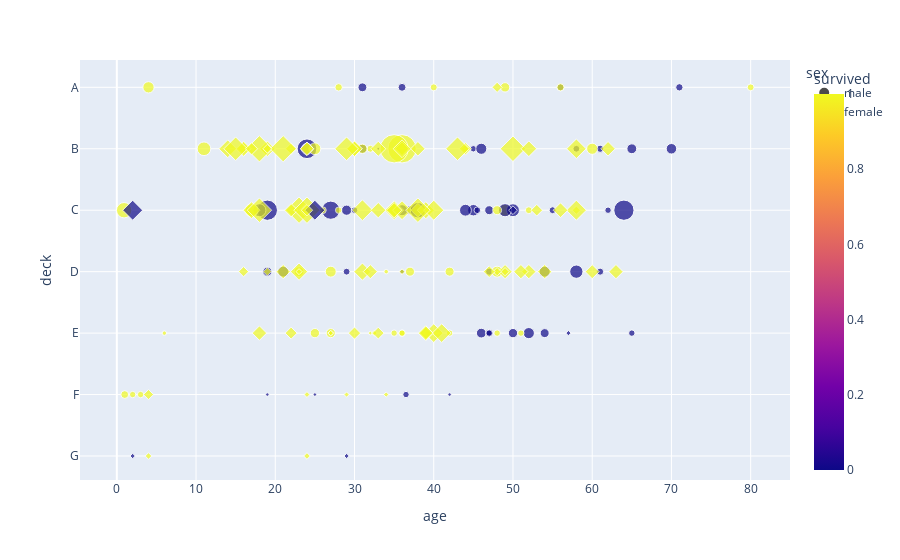

Notebook source saved alongside this figure:
### Markdown cell above
## Terza Parte
### Realizziamo un grafico scatter interattivo tramite plotly.express dove avremo:
* l'età sull'asse x e il ponte sull'asse y
* il colore rispetto a se la persona è sopravvissuta o meno
* la dimensione del marker rispetto alla tariffa
* il simbolo (tramite il parametro symbol=) rispetto alla colonna sex.
* riordiniamo l'asse y in modo che rispetti la disposizione dei ponti, mediante il parametro category_orders={"deck": list("ABCDEFG")}
### Che conclusioni possiamo trarne?

### Code cell
px.scatter(data_frame=titanic, x="age", y="deck", color="survived", size="fare", symbol="sex", category_orders={"deck": list("ABCDEFG")})

### Figure 1 — Plotly figure (JSON) as saved in the notebook; plotly's stock layout.template omitted (floating-point values rounded to 4 significant figures; data arrays with more than 128 entries replaced by an {"elided": "..."} marker saying what was removed)
{"data": [{"hovertemplate": "sex=male<br>age=%{x}<br>deck=%{y}<br>fare=%{marker.size}<br>survived=%{marker.color}<extra></extra>", "legendgroup": "male", "marker": {"color": {"elided": "577 int values"}, "coloraxis": "coloraxis", "size": {"elided": "577 float values"}, "sizemode": "area", "sizeref": 1.281, "symbol": "circle"}, "mode": "markers", "name": "male", "orientation": "h", "showlegend": true, "type": "scatter", "visible": true, "x": {"elided": "577 float values"}, "xaxis": "x", "y": {"elided": "577 str values"}, "yaxis": "y"}, {"hovertemplate": "sex=female<br>age=%{x}<br>deck=%{y}<br>fare=%{marker.size}<br>survived=%{marker.color}<extra></extra>", "legendgroup": "female", "marker": {"color": {"elided": "314 int values"}, "coloraxis": "coloraxis", "size": {"elided": "314 float values"}, "sizemode": "area", "sizeref": 1.281, "symbol": "diamond"}, "mode": "markers", "name": "female", "orientation": "h", "showlegend": true, "type": "scatter", "visible": true, "x": {"elided": "314 float values"}, "xaxis": "x", "y": {"elided": "314 str values"}, "yaxis": "y"}], "layout": {"autosize": true, "coloraxis": {"colorbar": {"title": {"text": "survived"}}, "colorscale": [[0, "#0d0887"], [0.1111, "#46039f"], [0.2222, "#7201a8"], [0.3333, "#9c179e"], [0.4444, "#bd3786"], [0.5556, "#d8576b"], [0.6667, "#ed7953"], [0.7778, "#fb9f3a"], [0.8889, "#fdca26"], [1, "#f0f921"]]}, "dragmode": "pan", "legend": {"itemsizing": "constant", "title": {"text": "sex"}, "tracegroupgap": 0}, "margin": {"t": 60}, "xaxis": {"anchor": "y", "autorange": true, "domain": [0, 1], "range": [-4.275, 84.76], "title": {"text": "age"}, "type": "linear"}, "yaxis": {"anchor": "x", "autorange": true, "categoryarray": ["G", "F", "E", "D", "C", "B", "A"], "categoryorder": "array", "domain": [0, 1], "range": [-0.4452, 6.551], "title": {"text": "deck"}, "type": "category"}}}
